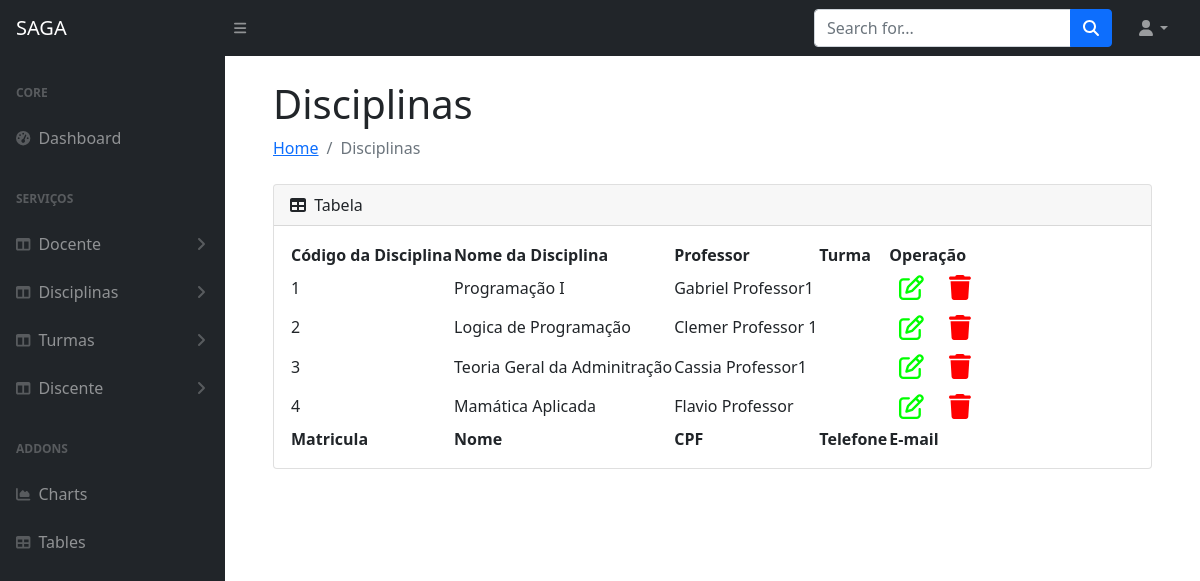
The page /disciplinas on the database its author committed.
### appacademico/models.py (models this page shows, shortened)
class Disciplina(models.Model):
    disciplina_id = models.AutoField(primary_key=True)
    nome_disciplina = models.CharField(max_length=150, blank=True)
    professor = models.ForeignKey(Professor, on_delete=models.PROTECT)

class Usuario(models.Model):
    matricula= models.AutoField(primary_key=True)
    nome = models.CharField(max_length=150)
    cpf = models.IntegerField()
    telefone=models.IntegerField()
    email=models.EmailField(max_length=50)
    def __str__(self):
        return self.nome
    class Meta:
        abstract = True

class Professor(Usuario):
    pass

### appacademico/views.py (the view)
# urls.py: path('disciplinas', views.disciplinas, name='disciplinas'),
@has_role_decorator('professor')
def disciplinas(request):
    disciplina = Disciplina.objects.all()
    return render(request, 'mostrar_todos.html', {'disciplina': disciplina})

### appacademico/templates/mostrar_todos.html (shortened to what this page needs)
{% extends 'index.html' %}
{% load static %}
{% load bootstrap4 %}
{% block h1 %}
{% if docente %}
Docentes
{% elif discente %}
Discentes
{% elif disciplina %}
Disciplinas
{% elif turmas %}
Turmas
{% endif %}
{% endblock %}
{% block li %}
{% if docente %}
Docentes
{% elif discente %}
Discentes
{% elif disciplina %}
Disciplinas
{% elif turmas %}
Turmas
{% endif %}
{% endblock %}
{% block content %}
<div class="card mb-4">
    <div class="card-header">
        <i class="fas fa-table me-1"></i>
        Tabela
    </div>
    <div class="card-body">
        <table id="datatablesSimple">
            <thead>
                {% if turmas %}
                <tr>
                    <th>Tuma</th>
                    <th>Disciplinas</th>
                    <th>Alunos</th>
                    <th>Professores</th>
                    <th>Operação</th>
                </tr>
                {% elif disciplina %}
                <tr>
                    <th>Código da Disciplina</th>
                    <th>Nome da Disciplina</th>
                    <th>Professor</th>
                    <th>Turma</th>
                    <th>Operação</th>
                </tr>
                {% endif %}
            </thead>
            <tfoot>
                <tr>
                    <th>Matricula</th>
                    <th>Nome</th>
                    <th>CPF</th>
                    <th>Telefone</th>
                    <th>E-mail</th>
                </tr>
            </tfoot>
            <tbody>
                {% if docente %}
                {% for professor in docente %}
                <tr>
                    <td>{{professor.matricula}}</td>
                    <td>{{professor.nome}}</td>
                    <td>{{professor.cpf}}</td>
                    <td>{{professor.telefone}}</td>
                    <td>{{professor.email}}</td>
                    <td>
                        <a href="{% url 'editar_docente' professor.matricula %}"
                            style="padding: 10px; color: rgb(0, 255, 0); font-size: 25px;"><i
                                class="fa-regular fa-pen-to-square"></i></a>
                        <a href="{% url 'del_docente' professor.matricula %}"
                            style="padding: 10px; color: rgb(255, 0, 0); font-size: 25px;"><i
                                class="fa-solid fa-trash"></i></a>
                    </td>
                </tr>
                {% endfor %}
                {% elif disciplina %}
                {% for disciplina in disciplina %}
                <tr>
                    <td>{{disciplina.disciplina_id}}</td>
                    <td>{{disciplina.nome_disciplina}}</td>
                    <td>{{disciplina.professor}}</td>
                    <td>{{disciplina.nome_turma}}</td>
                    <td>
                        <a href="{% url 'editar_disciplina' disciplina.disciplina_id %}"
                            style="padding: 10px; color: rgb(0, 255, 0); font-size: 25px;"><i
                                class="fa-regular fa-pen-to-square"></i></a>
                        <a href="{% url 'del_disciplina' disciplina.disciplina_id %}"
                            style="padding: 10px; color: rgb(255, 0, 0); font-size: 25px;"><i
                                class="fa-solid fa-trash"></i></a>
                    </td>
                </tr>
                {% endfor %}
                {% endif %}
            </tbody>
        </table>
    </div>
</div>
</div>
</main>
{% endblock %}

### appacademico/templates/static/css/style1.css (style rules this page uses)
body { background-color: #1E0731; text-align: center; }

### rows shown on the page
Disciplina: disciplina_id "1", nome_disciplina "Programação I", professor "Gabriel Professor1"
Disciplina: disciplina_id "2", nome_disciplina "Logica de Programação", professor "Clemer Professor 1"
Disciplina: disciplina_id "3", nome_disciplina "Teoria Geral da Adminitração", professor "Cassia Professor1"
Disciplina: disciplina_id "4", nome_disciplina "Mamática Aplicada", professor "Flavio Professor"
